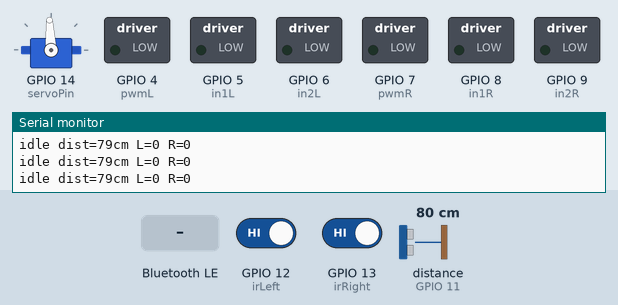
Simulated run of this sketch. Board: ESP32-S3. On the bench: servo, switched loads named in the sketch (green lamp = pin HIGH), the last lines printed to the serial monitor. Wiring (inferred from the names in the program): ultrasonic range finder: trigger GPIO 10; echo GPIO 11. The test bench sets the inputs (shaded band); at power-on: GPIO 12 (irLeft) HIGH, GPIO 13 (irRight) HIGH, distance to the obstacle (sensor on GPIO 11) 80 cm. The echo pulse lasts 58.3 µs per cm; nothing arrives over Bluetooth unless stated; servo pulses on a pin are drawn as a servo (544–2400 µs = 0–180°); a phone connects over Bluetooth LE 3 s after start; pins used as bus, display or sensor lines are not drawn.

Above: at 2.4 s.
2.5 s: Bluetooth LE write "F" received
At 3.6 s:
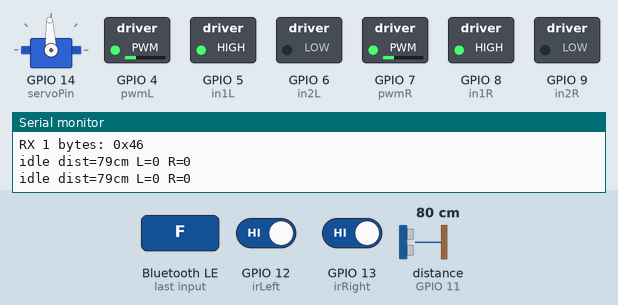
5.5 s: Bluetooth LE write "L" received
At 5.8 s:
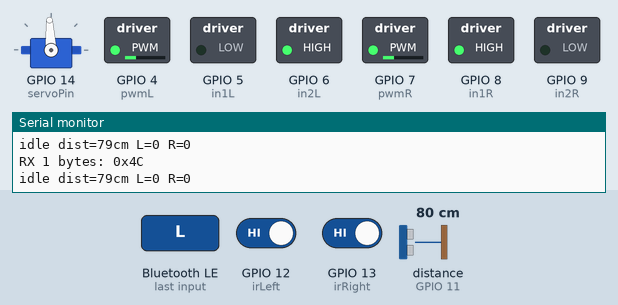
7.0 s: Bluetooth LE write "B" received
At 8.2 s:
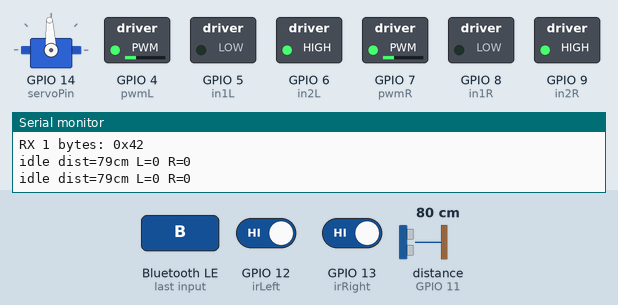
8.5 s: Bluetooth LE write "R" received
At 9.3 s:
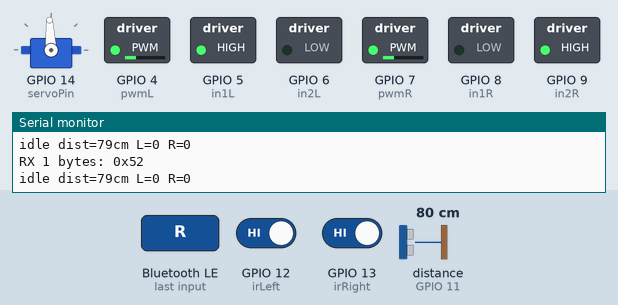
10.0 s: Bluetooth LE write "f" received
At 10.6 s:
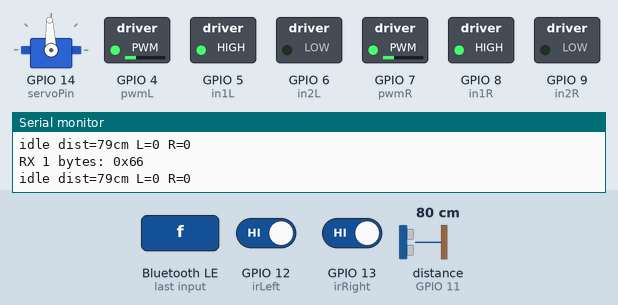
11.5 s: Bluetooth LE write "b" received
At 12.8 s:
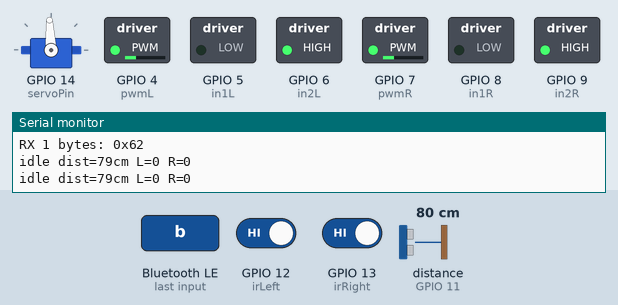
Timing chart, 0 to 14.0 s (numbered marks = the images above; inputs shaded):
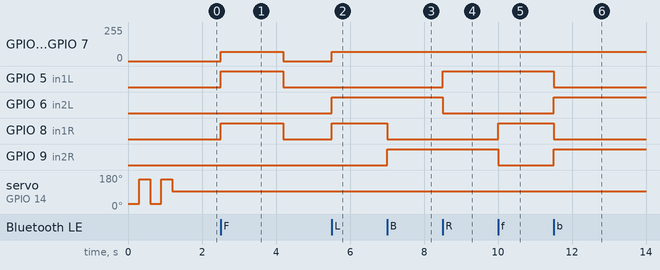

Measured:
- after the input at 2.5 s, GPIO 4 (pwmL), GPIO 7 (pwmR): 0/255 → 70/255 at once, → 0/255 1.7 s later; GPIO 5 (in1L), GPIO 8 (in1R): LOW → HIGH at once, → LOW 1.7 s later
- after the input at 5.5 s, GPIO 4 (pwmL), GPIO 7 (pwmR): 0/255 → 70/255 at once; GPIO 6 (in2L), GPIO 8 (in1R): LOW → HIGH at once
- after the input at 7.0 s, GPIO 8 (in1R): HIGH → LOW at once; GPIO 9 (in2R): LOW → HIGH at once
- after the input at 8.5 s, GPIO 5 (in1L): LOW → HIGH at once; GPIO 6 (in2L): HIGH → LOW at once
- after the input at 10.0 s, GPIO 8 (in1R): LOW → HIGH at once; GPIO 9 (in2R): HIGH → LOW at once
- after the input at 11.5 s, GPIO 5 (in1L), GPIO 8 (in1R): HIGH → LOW at once; GPIO 6 (in2L), GPIO 9 (in2R): LOW → HIGH at once

The sketch:

esp32_motor.ino
```cpp
// ESP32-S3 单板：BLE 遥控 + 超声波/红外自主避障（直接控制 TB6612 D24A）
// 手机 BLE App -> ESP32-S3 -> D24A -> 电机
// 电机引脚：左组 pwmL=GPIO4, in1L=GPIO5, in2L=GPIO6；右组 pwmR=GPIO7, in1R=GPIO8, in2R=GPIO9
// 避障传感器：HC-SR04 Trig=GPIO10 Echo=GPIO11（装在 SG90 舵机上左右扫描）；KY-032 左=GPIO12 右=GPIO13（OUT 低电平=有障碍）
#include <BLEDevice.h>
#include <BLEServer.h>
#include <BLEUtils.h>
#include <BLE2902.h>

#define SERVICE_UUID "6E400001-B5A3-F393-E0A9-E50E24DCCA9E"
#define CHAR_UUID_TX "6E400002-B5A3-F393-E0A9-E50E24DCCA9E"  // ESP32 -> 手机 (Notify)
#define CHAR_UUID_RX "6E400003-B5A3-F393-E0A9-E50E24DCCA9E"  // 手机 -> ESP32 (Write)

// 电机
const int pwmL = 4, in1L = 5, in2L = 6;   // 左组电机（左前 D + 左后 A 并联）
const int pwmR = 7, in1R = 8, in2R = 9;   // 右组电机（右前 C + 右后 B 并联）

// 避障传感器
const int trigPin = 10;   // HC-SR04 Trig（3.3V 直连）
const int echoPin = 11;   // HC-SR04 Echo（3.3V 供电直连，无分压）
const int irLeft  = 12;   // KY-032 左（OUT 低电平 = 有障碍）
const int irRight = 13;   // KY-032 右
const int servoPin = 14;  // SG90 舵机（带动 HC-SR04 左右扫描）

int speed = 70;           // 当前速度（30~110，对应按键 1~9）
const int avoidDist = 30; // 前方避障触发距离（cm）
const int backDist  = 15; // 太近（<15cm）先强制后退再转

bool autoMode = false;    // 自主避障模式（BLE 'A' 开启，'S'/方向键关闭）

// 避障状态机（转向/后退有最短持续时间，避免“刚转一点又往前撞”）
int  avoidState = 0;               // 0=直行 1=左转 2=右转 3=后退
unsigned long stateEnd = 0;
const unsigned long TURN_MS = 450; // 转向最短 450ms
const unsigned long BACK_MS = 350; // 后退最短 350ms

// 舵机扫描（0~180°，LEFT/RIGHT 需按实际安装方向调整，装反就互换两者）
const int SCAN_LEFT   = 150;
const int SCAN_CENTER = 90;
const int SCAN_RIGHT  = 30;
const int SCAN_SETTLE = 130;                  // 舵机到位后等待 ms
int distL = 999, distC = 999, distR = 999;    // 左/中/右三方向距离（cm，999=无回波视为远）

BLECharacteristic *pTxChar;
bool deviceConnected = false;

void setMotor(int pwm, int in1, int in2, int spd) {
  if (spd > 0)      { digitalWrite(in1, HIGH); digitalWrite(in2, LOW); }
  else if (spd < 0) { digitalWrite(in1, LOW);  digitalWrite(in2, HIGH); }
  else              { digitalWrite(in1, LOW);  digitalWrite(in2, LOW); }
  analogWrite(pwm, abs(spd));
}

void setLeft(int spd)  { setMotor(pwmL, in1L, in2L, spd); }
void setRight(int spd) { setMotor(pwmR, in1R, in2R, spd); }

void forward()   { setLeft(speed);  setRight(speed); }
void backward()  { setLeft(-speed); setRight(-speed); }
void turnLeft()  { setLeft(-speed); setRight(speed); }
void turnRight() { setLeft(speed);  setRight(-speed); }
void stopAll()   { setLeft(0);      setRight(0); }

char state = 'S';   // 当前运动状态（F/B/L/R/S），速度档立即重跑用

// ---- 传感器读取 ----
long readDistance() {          // 返回前方距离（cm），超时返回 999
  digitalWrite(trigPin, LOW);
  delayMicroseconds(2);
  digitalWrite(trigPin, HIGH);
  delayMicroseconds(10);
  digitalWrite(trigPin, LOW);
  long dur = pulseIn(echoPin, HIGH, 30000);   // 30ms 超时 ≈ 5m
  if (dur == 0) return 999;                    // 无回波，视为远处无近障碍
  return dur * 17 / 1000;                      // cm（声速 340m/s，往返）
}

bool leftBlocked()  { return digitalRead(irLeft)  == LOW; }   // KY-032 低电平 = 有障碍
bool rightBlocked() { return digitalRead(irRight) == LOW; }

// ---- 舵机 + 三方向扫描 ----
void servoWrite(int angle) {
  int us = map(angle, 0, 180, 500, 2500);            // SG90: 500us(0°) ~ 2500us(180°)
  ledcWrite(servoPin, (uint32_t)us * 65536 / 20000); // 50Hz 16bit 换算成 duty
}

void scan() {                                        // 左→中→右各读一次，最后回中
  servoWrite(SCAN_LEFT);   delay(SCAN_SETTLE); distL = readDistance();
  servoWrite(SCAN_CENTER); delay(SCAN_SETTLE); distC = readDistance();
  servoWrite(SCAN_RIGHT);  delay(SCAN_SETTLE); distR = readDistance();
  servoWrite(SCAN_CENTER);
}

// ---- 自主避障一步 ----
void avoidStep() {
  bool irL = leftBlocked();
  bool irR = rightBlocked();

  // 正在执行带时长的动作（转向/后退），先跑完再重新判断
  if (avoidState != 0 && millis() < stateEnd) {
    if (avoidState == 1)      turnLeft();
    else if (avoidState == 2) turnRight();
    else                      backward();
    return;
  }
  avoidState = 0;

  scan();   // 舵机左→中→右扫描，得到 distL/distC/distR

  Serial.printf("L=%d C=%d R=%d irL=%d irR=%d st=%d\n", distL, distC, distR, irL, irR, avoidState);

  if (distC < backDist) {                              // 正前方太近：后退
    avoidState = 3; stateEnd = millis() + BACK_MS; backward();
  } else if (distC < avoidDist) {                      // 前方有障碍
    if (distL < avoidDist && distR < avoidDist) {      // 三面都堵：后退
      avoidState = 3; stateEnd = millis() + BACK_MS; backward();
    } else if (distL >= distR) {                       // 左边更空旷：左转
      avoidState = 1; stateEnd = millis() + TURN_MS; turnLeft();
    } else {                                           // 右边更空旷：右转
      avoidState = 2; stateEnd = millis() + TURN_MS; turnRight();
    }
  } else if (irL && !irR) {                            // 前方空，左红外兜底挡：右转
    avoidState = 2; stateEnd = millis() + TURN_MS; turnRight();
  } else if (irR && !irL) {                            // 前方空，右红外兜底挡：左转
    avoidState = 1; stateEnd = millis() + TURN_MS; turnLeft();
  } else {
    forward();                                          // 都空，直行（含窄缝两侧都挡）
  }
}

void handleCmd(char c) {
  if (c == 'F' || c == 'f')           { autoMode = false; forward();  state = 'F'; }
  else if (c == 'B' || c == 'b')      { autoMode = false; backward(); state = 'B'; }
  else if (c == 'L' || c == 'l')      { autoMode = false; turnLeft(); state = 'L'; }
  else if (c == 'R' || c == 'r')      { autoMode = false; turnRight(); state = 'R'; }
  else if (c == 'S' || c == 's')      { autoMode = false; stopAll();  state = 'S'; }
  else if (c == 'A' || c == 'a')      { autoMode = true;  state = 'A'; Serial.println("auto avoid ON"); }
  else if (c >= '1' && c <= '9') {
    speed = 30 + (c - '1') * 10;   // 1=30 ... 9=110
    if (!autoMode) {                   // 手动运动中改速度立即生效
      if (state == 'F') forward();
      else if (state == 'B') backward();
      else if (state == 'L') turnLeft();
      else if (state == 'R') turnRight();
    }
  }
}

class ServerCb : public BLEServerCallbacks {
  void onConnect(BLEServer* s)    { deviceConnected = true; autoMode = false; stopAll(); Serial.println("BT connected"); }
  void onDisconnect(BLEServer* s) { deviceConnected = false; autoMode = false; stopAll(); Serial.println("BT disconnected"); s->getAdvertising()->start(); }  // 断连自动停车 + 重新广播
};

class WriteCb : public BLECharacteristicCallbacks {
  void onWrite(BLECharacteristic *pChar) {
    String v = pChar->getValue();
    Serial.printf("RX %d bytes:", v.length());
    for (int i = 0; i < (int)v.length(); i++) Serial.printf(" 0x%02X", (uint8_t)v[i]);
    Serial.println();
    for (int i = 0; i < (int)v.length(); i++) handleCmd(v[i]);
  }
};

void setup() {
  Serial.begin(115200);

  pinMode(pwmL, OUTPUT); pinMode(in1L, OUTPUT); pinMode(in2L, OUTPUT);
  pinMode(pwmR, OUTPUT); pinMode(in1R, OUTPUT); pinMode(in2R, OUTPUT);
  analogWriteFrequency(pwmL, 20000);   // 20kHz，避免电机啸叫
  analogWriteFrequency(pwmR, 20000);
  stopAll();

  pinMode(trigPin, OUTPUT);
  pinMode(echoPin, INPUT);
  pinMode(irLeft, INPUT);
  pinMode(irRight, INPUT);

  ledcAttach(servoPin, 50, 16);             // 舵机 50Hz 16bit（core 3.x API）
  servoWrite(SCAN_CENTER);                  // 舵机回中
  // 开机自检：左右扫两下，肉眼确认舵机已驱动（扫完回中）
  for (int i = 0; i < 2; i++) {
    servoWrite(SCAN_RIGHT); delay(300);
    servoWrite(SCAN_LEFT);  delay(300);
  }
  servoWrite(SCAN_CENTER);
  Serial.println("servo sweep done");

  BLEDevice::init("RobotCar");
  BLEDevice::setPower(ESP_PWR_LVL_P9);   // 最大发射功率，增强连接稳定性
  BLEServer *pServer = BLEDevice::createServer();
  pServer->setCallbacks(new ServerCb());

  BLEService *pService = pServer->createService(SERVICE_UUID);

  pTxChar = pService->createCharacteristic(CHAR_UUID_TX, BLECharacteristic::PROPERTY_NOTIFY);
  pTxChar->addDescriptor(new BLE2902());

  BLECharacteristic *pRxChar = pService->createCharacteristic(CHAR_UUID_RX, BLECharacteristic::PROPERTY_WRITE);
  pRxChar->setCallbacks(new WriteCb());

  pService->start();
  pServer->getAdvertising()->start();
  Serial.println("RobotCar BLE + motor + avoid ready");
}

void loop() {
  if (autoMode) {
    avoidStep();
    delay(50);        // 小步进，连续避障
  } else {
    static unsigned long lastDbg = 0;
    if (millis() - lastDbg >= 500) {           // 手动模式也每 0.5s 打印一次传感器，便于诊断
      lastDbg = millis();
      Serial.printf("idle dist=%ldcm L=%d R=%d\n", readDistance(), (int)leftBlocked(), (int)rightBlocked());
    }
    delay(10);
  }
}
```
